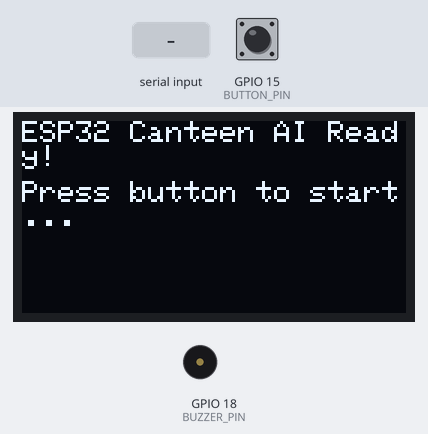
This sketch was run on a simulated ESP32. Parts: 128×64 one-colour display, buzzer (waves = sounding, pin HIGH). The inputs (shaded band) are chosen by the test bench; at power-on: GPIO 15 (BUTTON_PIN) HIGH. I2S audio is not simulated (input reads silence); what the sketch prints to the serial monitor is not drawn.

Above: at 1.2 s.
1.3 s: GPIO 15 (BUTTON_PIN) pulled LOW for 0.15 s
At 2.0 s:
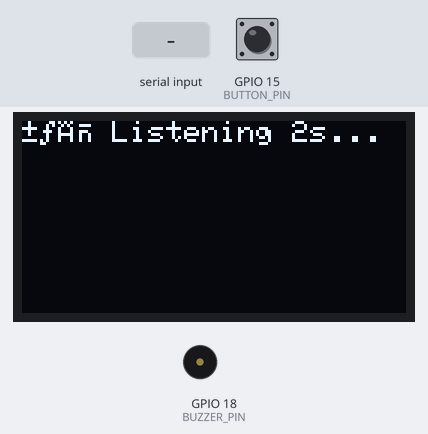
4.4 s: "1\n" received over Serial
At 5.1 s:
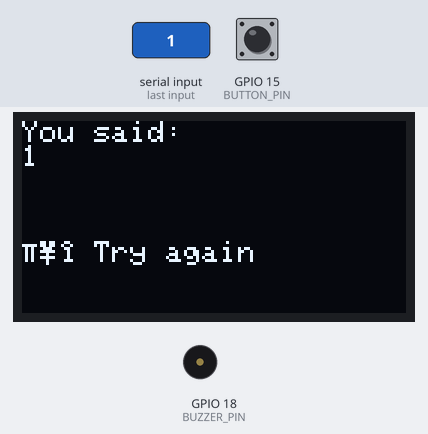
7.4 s: GPIO 15 (BUTTON_PIN) pulled LOW for 1 s
At 10.7 s:
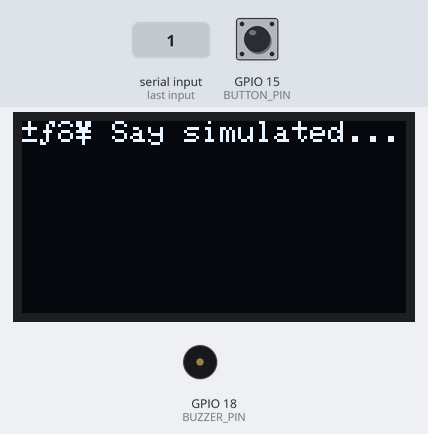
11.0 s: "0\n" received over Serial
At 11.18 s:
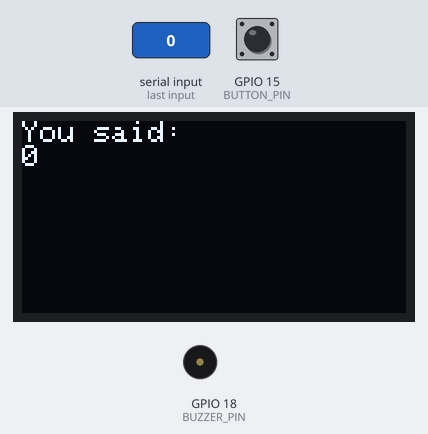
12.8 s: GPIO 15 (BUTTON_PIN) pulled LOW for 3.2 s
At 15.1 s:
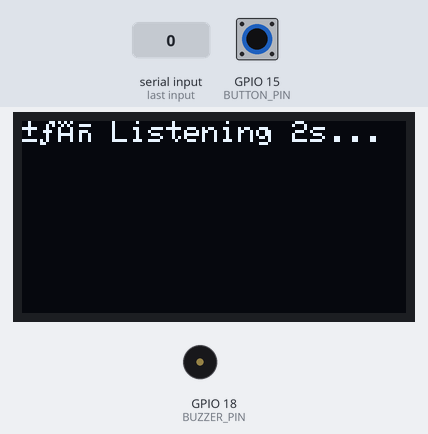
Timing chart, 0 to 16.6 s (numbered marks = the images above; inputs shaded):
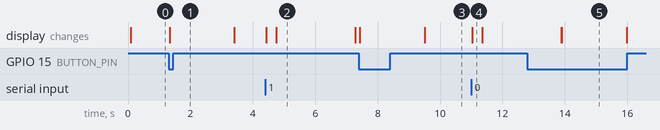

Measured:
- after the input at 1.3 s, the display: changes at once (image 1)
- after the input at 4.4 s, the display: first changes at once (image 2 shows a later state)
- after the input at 7.4 s, the display: first changes at once (image 3 shows a later state)
- after the input at 11.0 s, the display: changes at once (image 4)
- after the input at 12.8 s, the display: first differs from a run without the input after 1.1 s (image 5)
- what the display in image 2 shows lasts 2.5 s, from 4.8 s to 7.3 s

The sketch:

Test3.ino
```cpp
#include <Arduino.h>
#include <driver/ledc.h>
#include <Wire.h>
#include <Adafruit_GFX.h>
#include <Adafruit_SSD1306.h>
#include <driver/i2s.h>

#define SCREEN_WIDTH 128
#define SCREEN_HEIGHT 64
#define OLED_RESET     -1
#define BUZZER_PIN     18
#define BUTTON_PIN     15

#define I2C_SDA        21
#define I2C_SCL        22
#define BUZZER_CHANNEL 0

#define I2S_WS         25 // L/R clock
#define I2S_SD         34 // Serial data in (from mic)
#define I2S_SCK        26 // Bit clock

TwoWire I2CBus = TwoWire(0);
Adafruit_SSD1306 display(SCREEN_WIDTH, SCREEN_HEIGHT, &I2CBus, OLED_RESET);

const char* expectedPhrases[] = {
  "i want fried rice",
  "i want nasi lemak",
  "i want roti canai"
};

void setupOLED() {
  I2CBus.begin(I2C_SDA, I2C_SCL);
  if (!display.begin(SSD1306_SWITCHCAPVCC, 0x3C, &I2CBus)) {
    Serial.println("❌ OLED init failed");
    while (true);
  }
  display.clearDisplay();
  display.setTextSize(1);
  display.setTextColor(SSD1306_WHITE);
  display.setCursor(0, 0);
  display.println("ESP32 Canteen AI Ready!");
  display.display();
}

void setupBuzzer() {
  pinMode(BUZZER_PIN, OUTPUT);

}

void setupI2SMic() {
  i2s_config_t i2s_config = {
    .mode = (i2s_mode_t)(I2S_MODE_MASTER | I2S_MODE_RX),
    .sample_rate = 16000,
    .bits_per_sample = I2S_BITS_PER_SAMPLE_16BIT,
    .channel_format = I2S_CHANNEL_FMT_ONLY_LEFT,
    .communication_format = I2S_COMM_FORMAT_I2S_MSB,
    .intr_alloc_flags = ESP_INTR_FLAG_LEVEL1,
    .dma_buf_count = 4,
    .dma_buf_len = 512,
    .use_apll = false
  };

  i2s_pin_config_t pin_config = {
    .bck_io_num = I2S_SCK,
    .ws_io_num = I2S_WS,
    .data_out_num = I2S_PIN_NO_CHANGE,
    .data_in_num = I2S_SD
  };

  i2s_driver_install(I2S_NUM_0, &i2s_config, 0, NULL);
  i2s_set_pin(I2S_NUM_0, &pin_config);
}

void playFeedbackTone(bool correct) {
  int freq = correct ? 1000 : 300;
  ledcWriteTone(BUZZER_CHANNEL, freq);
  delay(300);
  ledcWriteTone(BUZZER_CHANNEL, 0);
}

bool checkPhrase(String input) {
  input.toLowerCase();
  for (int i = 0; i < sizeof(expectedPhrases) / sizeof(expectedPhrases[0]); i++) {
    if (input.indexOf(expectedPhrases[i]) >= 0) {
      return true;
    }
  }
  return false;
}

String recordAndSimulateSpeech() {
  const int bufferSize = 1024;
  int16_t buffer[bufferSize];
  size_t bytesRead;

  display.clearDisplay();
  display.setCursor(0, 0);
  display.println("🎤 Listening 2s...");
  display.display();

  unsigned long start = millis();
  while (millis() - start < 2000) {
    i2s_read(I2S_NUM_0, (void*)buffer, sizeof(buffer), &bytesRead, portMAX_DELAY);
  }

  display.clearDisplay();
  display.setCursor(0, 0);
  display.println("📝 Say simulated...");
  display.display();

  // For now, we simulate by typing
  Serial.println("📥 Type the phrase you said (simulate recognition):");
  while (!Serial.available());
  String input = Serial.readStringUntil('\n');
  input.trim();
  return input;
}

void setup() {
  Serial.begin(115200);
  pinMode(BUTTON_PIN, INPUT_PULLUP);

  setupOLED();
  setupBuzzer();
  setupI2SMic();
}

void loop() {
  display.setCursor(0, 20);
  display.println("Press button to start...");
  display.display();

  if (digitalRead(BUTTON_PIN) == LOW) {
    String result = recordAndSimulateSpeech();

    display.clearDisplay();
    display.setCursor(0, 0);
    display.println("You said:");
    display.println(result);
    display.display();

    bool correct = checkPhrase(result);

    display.setCursor(0, 40);
    if (correct) {
      display.println("✅ Correct phrase");
      playFeedbackTone(true);
    } else {
      display.println("❌ Try again");
      playFeedbackTone(false);
    }
    display.display();

    delay(2500);
    display.clearDisplay();
  }
}
```
